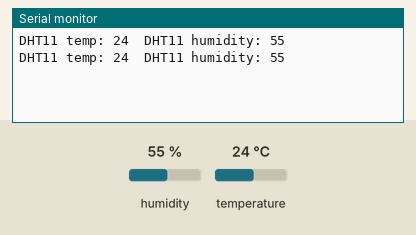
Recording of a sketch running on a simulated Arduino Uno, built with avr-gcc and run on an emulated ATmega328P. Shown: the last lines printed to the serial monitor. The test bench sets the inputs (shaded band); at power-on: humidity 55 %, temperature 24 °C.

Above: at 2.3 s.
2.4 s: humidity set to 22 %
At 4.3 s:
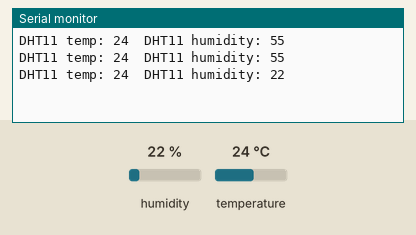
4.5 s: temperature set to 12 °C
At 5.5 s:
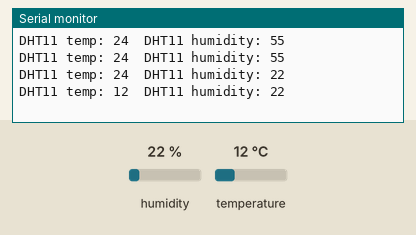
6.6 s: humidity set to 40 %
At 7.5 s:
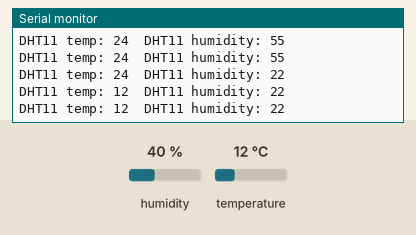
Timing chart, 0 to 9.6 s (numbered marks = the images above; inputs shaded):
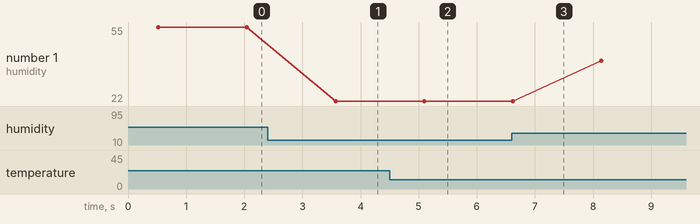

Measured:
- after the input at 2.4 s, the serial monitor: prints a new line after 1.2 s (image 1)
- after the input at 4.5 s, the serial monitor: prints a new line after 0.59 s (image 2)
- plotted number 1: 55 → 22 after the input at 2.4 s, 22 → 40 after the input at 6.6 s

The sketch:

DHT11_Test.ino
```cpp
#include <DHT11.h>
#include <Wire.h>
#define DHTPIN 16

DHT11 dht11(DHTPIN);

void setup() {
  Serial.begin(115200);

}

void loop() {
  int temp = 0;
  int humidity = 0;
  dht11.readTemperatureHumidity(temp, humidity);
  Serial.print("DHT11 temp: ");
  Serial.print(temp);
  Serial.print("\tDHT11 humidity: ");
  Serial.println(humidity);
  delay(1000);
}
```
